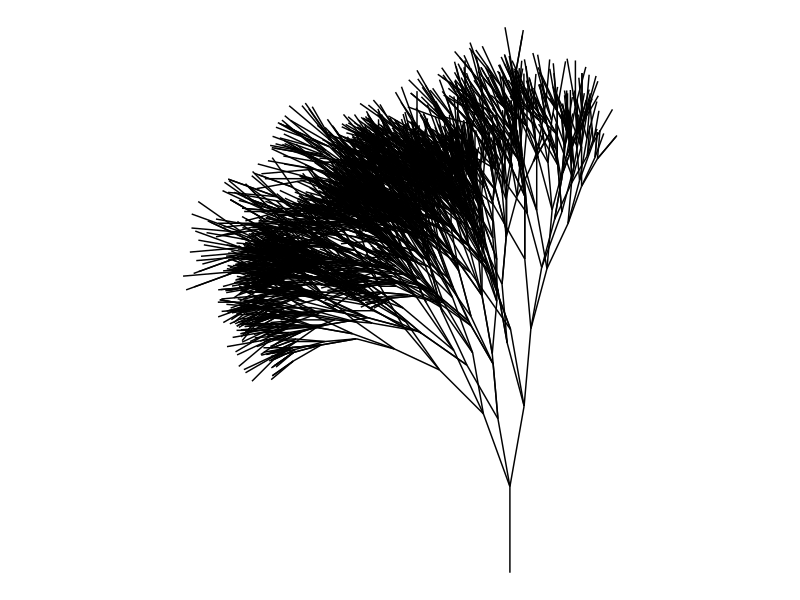

Generate this figure with R:

library(tidyverse)


# helper functions --------------------------------------------------------

radians <- function(degree) {
  2 * pi * degree / 360
}

adjust_scale <- function(s, scales) {
  s * sample(x = scales, size = length(s), replace = TRUE)
}

adjust_angle <- function(a, angles) {
  a + sample(x = angles, size = length(a), replace = TRUE)
}

adjust_x <- function(x, scale, angle) {
  x + scale * cos(radians(angle))
}

adjust_y <- function(y, scale, angle) {
  y + scale * sin(radians(angle))
}




# ashtree functions -------------------------------------------------------

grow_sapling <- function() {
  
  sapling <- tibble(
    old_x = 0,  # sapling grows from the origin
    old_y = 0,  # sapling grows from the origin
    new_x = 0,  # sapling doesn't grow horizontally
    new_y = 1,  # sapling does grow vertically
    angle = 90, # angle from horizontal is 90 degrees
    scale = 1,  # length of the sapling is 1
  )
  return(sapling)
}

grow_from <- function(tips, settings) {
  
  # read off the relevant settings
  all_scales <- settings$scales
  all_angles <- settings$angles
  
  # mutate the tips tibble
  new_growth <- tips %>%
    mutate(
      scale = adjust_scale(scale, all_scales),      # change segment length
      angle = adjust_angle(angle, all_angles),      # change segment angle
      old_x = new_x,                                # begin where last seg ended
      old_y = new_y,                                # begin where last seg ended
      new_x = adjust_x(old_x, scale, angle),        # end where this seg ends!
      new_y = adjust_y(old_y, scale, angle)         # end where this seg ends!
    )
  return(new_growth)
}


grow_many <- function(tips, settings) {
  
  # read off the relevant settings
  splits <- settings$splits

  new_tips <- map_dfr(1:splits, ~grow_from(tips, settings))
  return(new_tips)
}


grow_tree <- function(settings) {
  
  # read off the relevant settings
  cycles <- settings$cycles
  
  # initialise
  tips <- grow_sapling()
  
  # grow tree in a loop
  tree <- accumulate(2:cycles, ~grow_many(.x, settings), .init = tips)
  tree <- bind_rows(tree)
  
  return(tree)
}


draw_tree <- function(tree) {
  
  pic <- ggplot(
    data = tree,
    mapping = aes(
      x = old_x, 
      y = old_y, 
      xend = new_x, 
      yend = new_y
    )
  ) + 
    geom_segment(show.legend = FALSE) + 
    theme_void() + 
    coord_equal()
  
  return(pic)
}

# do stuff ----------------------------------------------------------------

# STAGE 14: collect all the parameters into a single list that 
# can be passed down through all the various functions

settings <- list(
  seed = 1,
  cycles = 8,
  splits = 3,
  scales = c(.8, .9, .95),
  angles = c(-10, -5, 5, 10, 20, 25)
)

set.seed(settings$seed)

tree <- grow_tree(settings)
pic <- draw_tree(tree)

plot(pic)
